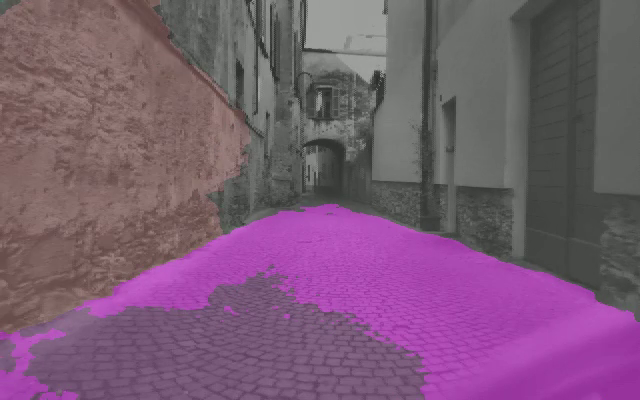
#> input picture frame 6 of projects/asmile/segmentazione/tirano_20apr/video_segmentato.mp4, 640 x 400 px, given in place of stream, which was not available
$ python test_camera_stream.py
#> lines starting #> are read from the running program, lines starting #| are printed output that depends on the picture; after the words box and inside, x2 and y2 are one past the last pixel; in counts of white or black regions, pixels touching at a corner belong together
#!/usr/bin/env python3
"""
Quick test to verify camera stream (RTSP or local) works.
Shows live feed with FPS counter. Press 'q' to quit.
"""

import cv2
import sys
import time
import argparse


def main():
    p = argparse.ArgumentParser(description="Test camera stream")
    p.add_argument("--source", default="rtsp://192.168.1.112:8554/stream",
                   help="RTSP URL or camera index (0, 1, ...)")
    p.add_argument("--timeout", type=int, default=10,
                   help="Connection timeout in seconds")
    args = p.parse_args()

    source = args.source
    try:
        source = int(source)
    except ValueError:
        pass

    print(f"Connecting to: {source}")

    if isinstance(source, str) and source.startswith("rtsp://"):
        cap = cv2.VideoCapture(source, cv2.CAP_FFMPEG)
    else:
        cap = cv2.VideoCapture(source)

    if not cap.isOpened():
        print(f"ERROR: Cannot open {source}")
        sys.exit(1)

    w = int(cap.get(cv2.CAP_PROP_FRAME_WIDTH))
    h = int(cap.get(cv2.CAP_PROP_FRAME_HEIGHT))
    fps_cam = cap.get(cv2.CAP_PROP_FPS)
    print(f"Stream opened: {w}x{h} @ {fps_cam:.1f} FPS (reported)")

    frame_count = 0
    start = time.time()

    while True:
        ret, frame = cap.read()
#> frame is the input picture: shape (400, 640, 3); mean B, G, R 114.7, 90.3, 120.6
        if not ret:
            print("Lost frame, retrying...")
            time.sleep(0.1)
            continue

        frame_count += 1
        elapsed = time.time() - start
        fps = frame_count / elapsed if elapsed > 0 else 0

        cv2.putText(frame, f"FPS: {fps:.1f} | {w}x{h}", (10, 30),
                    cv2.FONT_HERSHEY_SIMPLEX, 0.8, (0, 255, 0), 2)
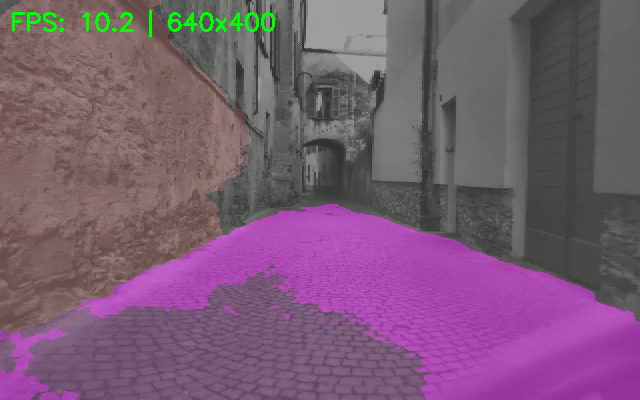
#> frame: shape (400, 640, 3); 0.68% of pixels changed, all inside (x1, y1, x2, y2) = (12, 9, 275, 38)
        cv2.imshow("Camera Test", frame)

        if cv2.waitKey(1) & 0xFF == ord('q'):
#> (key q is pressed here)
            break

    cap.release()
    cv2.destroyAllWindows()
    print(f"Average FPS: {fps:.1f}")


if __name__ == "__main__":
    main()

$ run again, starting later in the video
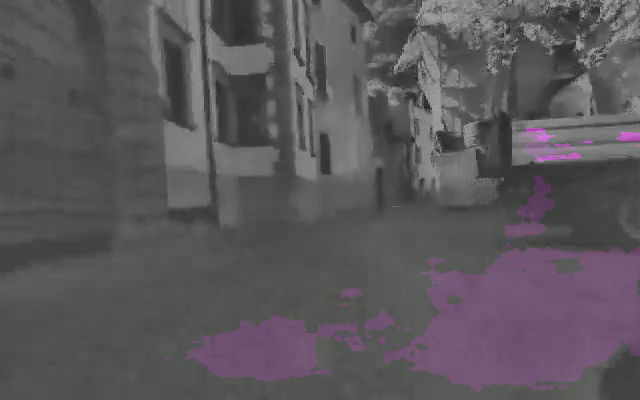
#> input picture frame 27 of projects/asmile/segmentazione/tirano_20apr/video_segmentato.mp4, 640 x 400 px, given in place of stream, which was not available
#> in main, frame is the input picture: shape (400, 640, 3); mean B, G, R 89.4, 87.5, 90.1
#> in main, `cv2.putText(frame, f"FPS: {fps:.1f} | {w}x{h}", (10, 30), cv2.FONT_HER..`:
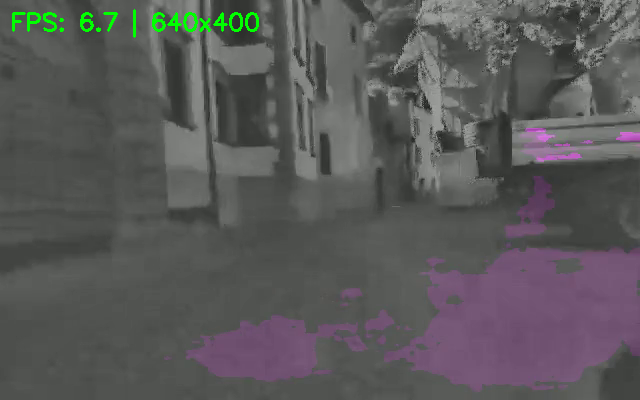
#> frame: shape (400, 640, 3); 0.64% of pixels changed, all inside (x1, y1, x2, y2) = (12, 9, 259, 38)

$ run again, starting later in the video
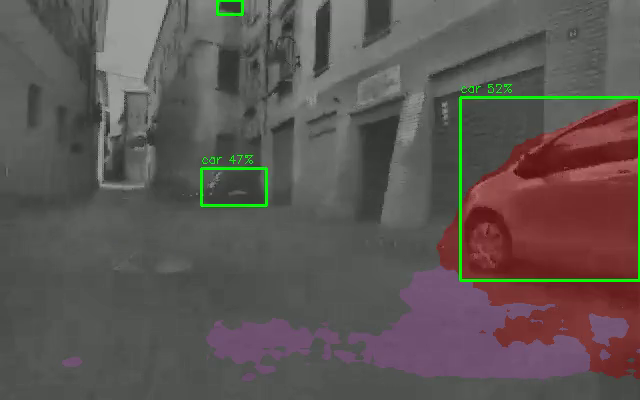
#> input picture frame 48 of projects/asmile/segmentazione/tirano_20apr/video_segmentato.mp4, 640 x 400 px, given in place of stream, which was not available
#> in main, frame is the input picture: shape (400, 640, 3); mean B, G, R 83, 86, 93.4
#> in main, `cv2.putText(frame, f"FPS: {fps:.1f} | {w}x{h}", (10, 30), cv2.FONT_HER..`:
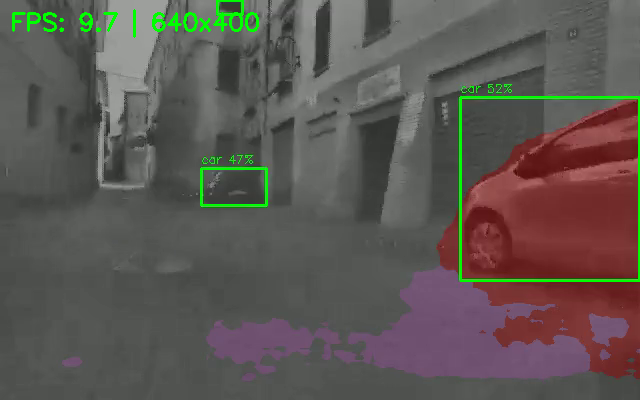
#> frame: shape (400, 640, 3); 0.64% of pixels changed, all inside (x1, y1, x2, y2) = (12, 9, 259, 38)
